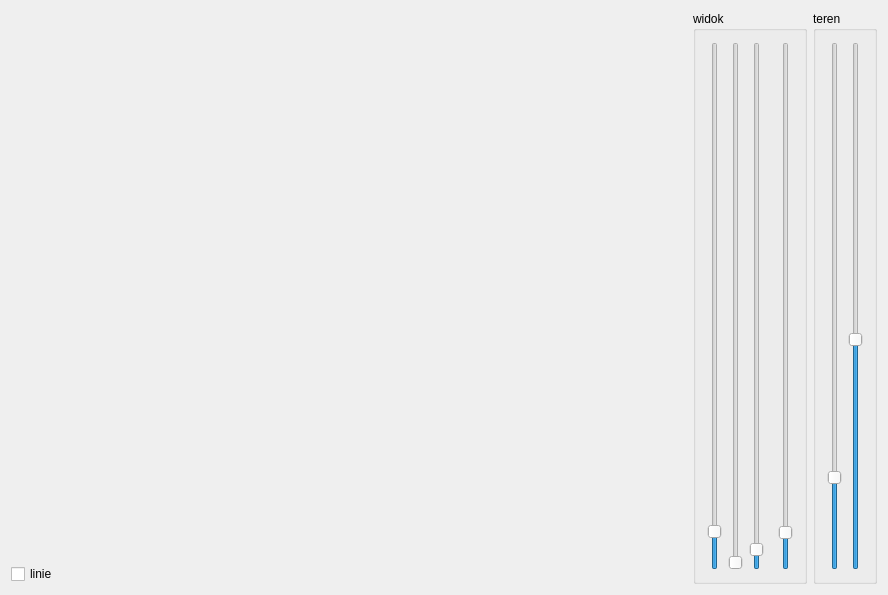
<?xml version="1.0" encoding="UTF-8"?>
<ui version="4.0">
 <class>MainWindow</class>
 <widget class="QMainWindow" name="MainWindow">
  <property name="geometry">
   <rect>
    <x>0</x>
    <y>0</y>
    <width>888</width>
    <height>595</height>
   </rect>
  </property>
  <property name="windowTitle">
   <string>MainWindow</string>
  </property>
  <widget class="QWidget" name="centralWidget">
   <layout class="QGridLayout" name="gridLayout">
    <item row="0" column="0">
     <widget class="WidgetOpenGL" name="widgetOpenGL" native="true">
      <property name="minimumSize">
       <size>
        <width>200</width>
        <height>200</height>
       </size>
      </property>
     </widget>
    </item>
    <item row="1" column="0">
     <widget class="QCheckBox" name="checkBoxLines">
      <property name="text">
       <string>linie</string>
      </property>
     </widget>
    </item>
    <item row="0" column="1" rowspan="2">
     <widget class="QGroupBox" name="groupBoxView">
      <property name="sizePolicy">
       <sizepolicy hsizetype="Maximum" vsizetype="Preferred">
        <horstretch>0</horstretch>
        <verstretch>0</verstretch>
       </sizepolicy>
      </property>
      <property name="title">
       <string>widok</string>
      </property>
      <layout class="QHBoxLayout" name="horizontalLayout">
       <item>
        <widget class="QSlider" name="verticalSliderRotX">
         <property name="maximum">
          <number>3600</number>
         </property>
         <property name="value">
          <number>218</number>
         </property>
         <property name="orientation">
          <enum>Qt::Vertical</enum>
         </property>
        </widget>
       </item>
       <item>
        <widget class="QSlider" name="verticalSliderRotZ">
         <property name="maximum">
          <number>3600</number>
         </property>
         <property name="value">
          <number>0</number>
         </property>
         <property name="orientation">
          <enum>Qt::Vertical</enum>
         </property>
        </widget>
       </item>
       <item>
        <widget class="QSlider" name="verticalSliderRotY">
         <property name="maximum">
          <number>3600</number>
         </property>
         <property name="value">
          <number>94</number>
         </property>
         <property name="orientation">
          <enum>Qt::Vertical</enum>
         </property>
        </widget>
       </item>
       <item>
        <spacer name="horizontalSpacer">
         <property name="orientation">
          <enum>Qt::Horizontal</enum>
         </property>
         <property name="sizeType">
          <enum>QSizePolicy::Fixed</enum>
         </property>
         <property name="sizeHint" stdset="0">
          <size>
           <width>8</width>
           <height>20</height>
          </size>
         </property>
        </spacer>
       </item>
       <item>
        <widget class="QSlider" name="verticalSliderZoom">
         <property name="maximum">
          <number>1000</number>
         </property>
         <property name="value">
          <number>58</number>
         </property>
         <property name="orientation">
          <enum>Qt::Vertical</enum>
         </property>
        </widget>
       </item>
      </layout>
     </widget>
    </item>
    <item row="0" column="2" rowspan="2">
     <widget class="QGroupBox" name="groupBoxTerrain">
      <property name="sizePolicy">
       <sizepolicy hsizetype="Maximum" vsizetype="Preferred">
        <horstretch>0</horstretch>
        <verstretch>0</verstretch>
       </sizepolicy>
      </property>
      <property name="title">
       <string>teren</string>
      </property>
      <layout class="QHBoxLayout" name="horizontalLayout_2">
       <item>
        <widget class="QSlider" name="verticalSliderTerHeightScale">
         <property name="maximum">
          <number>200</number>
         </property>
         <property name="value">
          <number>33</number>
         </property>
         <property name="orientation">
          <enum>Qt::Vertical</enum>
         </property>
        </widget>
       </item>
       <item>
        <widget class="QSlider" name="verticalSliderTerHeightOffset">
         <property name="maximum">
          <number>200</number>
         </property>
         <property name="value">
          <number>87</number>
         </property>
         <property name="orientation">
          <enum>Qt::Vertical</enum>
         </property>
        </widget>
       </item>
      </layout>
     </widget>
    </item>
   </layout>
  </widget>
  <widget class="QMenuBar" name="menuBar">
   <property name="geometry">
    <rect>
     <x>0</x>
     <y>0</y>
     <width>888</width>
     <height>29</height>
    </rect>
   </property>
  </widget>
 </widget>
 <layoutdefault spacing="6" margin="11"/>
 <customwidgets>
  <customwidget>
   <class>WidgetOpenGL</class>
   <extends>QWidget</extends>
   <header location="global">widgetopengl.h</header>
   <container>1</container>
   <slots>
    <slot>v_transform()</slot>
   </slots>
  </customwidget>
 </customwidgets>
 <resources/>
 <connections/>
</ui>
